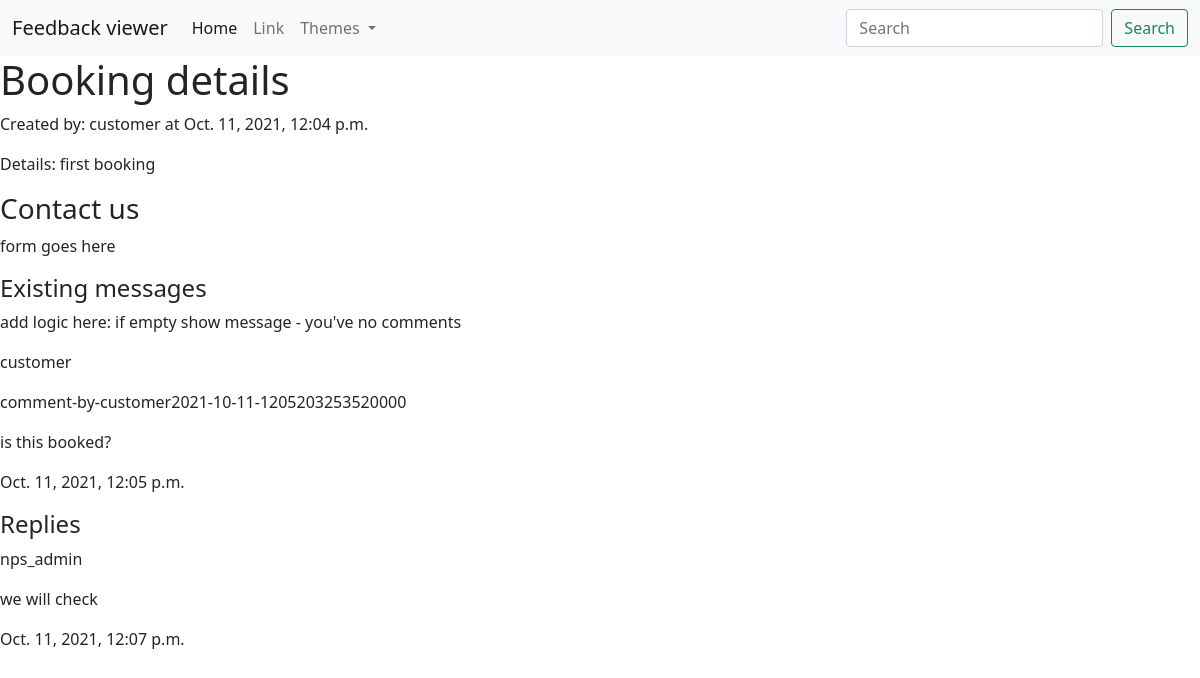
Screenshot of /helpcentre/2134235/ with the database file from the repository.
### helpcentre/models.py (models this page shows, shortened)
class Booking(models.Model): #move this to booking app later
    bid = models.CharField(max_length=100, unique=True)
    created_by = models.ForeignKey(Author,on_delete=models.CASCADE)
    created_at = models.DateTimeField(auto_now_add=True)
    updated = models.DateTimeField(auto_now=True)
    slug = models.SlugField(null=True, blank=True)
    description = models.CharField(max_length=100, unique=True) # later remove this and connect to booking items model instead

class Comment(models.Model):
    booking = models.ForeignKey(Booking,null=True, on_delete=models.CASCADE,related_name='comments')
    comm_name = models.CharField(max_length=100, blank=True)
    author = models.ForeignKey(Author,on_delete=models.CASCADE)
    body = models.TextField(max_length=500) # change this to richtext field or more advanced html editor plugin
    date_added = models.DateTimeField(auto_now_add=True)
    class Meta:
        ordering = ['-date_added']

class Reply(models.Model):
    comment_name = models.ForeignKey(Comment, on_delete=models.CASCADE,related_name='replies')
    reply_body = models.TextField(max_length=500) # same here, change to rich text or other so users are able to format the text
    author = models.ForeignKey(Author,on_delete=models.CASCADE)
    date_added = models.DateTimeField(auto_now_add=True)

### feedback/models.py (models this page shows, shortened)
class Author(models.Model): # add more fields like profile picture, etc. integrate with cloudinary
    user = models.OneToOneField(User, on_delete=models.CASCADE)
    department = models.CharField(max_length=200, null=True, blank=True)
    def __str__(self):
        return self.user.username

### helpcentre/views.py (the view)
# urls.py: path('<slug:slug>/', BookingDetailView.as_view(),name='booking_detail'),
class BookingDetailView(DetailView, FormView):
    context_object_name = 'bookings'
    model = Booking
    template_name = 'helpcentre/booking_detail.html'
    form_class = CommentForm
    second_form_class = ReplyForm
    def get_context_data(self, **kwargs):
        context = super(BookingDetailView, self).get_context_data(**kwargs)
        if 'form' not in context:
            context['form'] = self.form_class(request=self.request)
        if 'form2' not in context:
            context['form2'] = self.second_form_class(request=self.request)
        return context

### helpcentre/forms.py
class CommentForm(forms.ModelForm):
    class Meta:
        model = Comment
        fields = ('body',)
        labels = {"body":"Comment:"}
        widgets = {
            'body': forms.Textarea(attrs={'class':'form-control', 'rows':4, 'cols':70, 'placeholder':"Enter Your Comment"}),
        }

class ReplyForm(forms.ModelForm):
    class Meta:
        model = Reply
        fields = ('reply_body',)
        widgets = {
            'reply_body': forms.Textarea(attrs={'class':'form-control', 'rows':2, 'cols':10}),
        }
    def __init__(self, *args, **kwargs):
        self.request = kwargs.pop('request', None)
        super(ReplyForm, self).__init__(*args, **kwargs)

### templates/helpcentre/booking_detail.html
{% extends 'base.html' %}
{% block content %}
<h1>Booking details</h1>
<p>Created by: {{bookings.created_by}} at {{bookings.created_at}}</p>
<p>Details: {{bookings.description }}</p>
<h3>Contact us</h3>
<p>form goes here</p>
<h4>Existing messages</h4>
<p>add logic here: if empty show message - you've no comments</p>
{% for comment in bookings.comments.all %}
<p>{{comment.author}}</p>
<p>{{comment.comm_name}}</p>
<p>{{comment.body}}</p>
<p>{{comment.date_added}}</p>
    <h4>Replies</h4>
    {% for reply in comment.replies.all %}
    <p>{{reply.author}}</p>
    <p>{{reply.reply_body}}</p>
    <p>{{reply.date_added}}</p>
    {% endfor %}
{%endfor%}
{%endblock%}

### rows the page displays
Booking: created_by "customer", created_at "Oct. 11, 2021, 12:04 p.m.", description "first booking"
Comment: author "customer", comm_name "comment-by-customer2021-10-11-1205203253520000", body "is this booked?", date_added "Oct. 11, 2021, 12:05 p.m."
Reply: author "nps_admin", reply_body "we will check", date_added "Oct. 11, 2021, 12:07 p.m."
